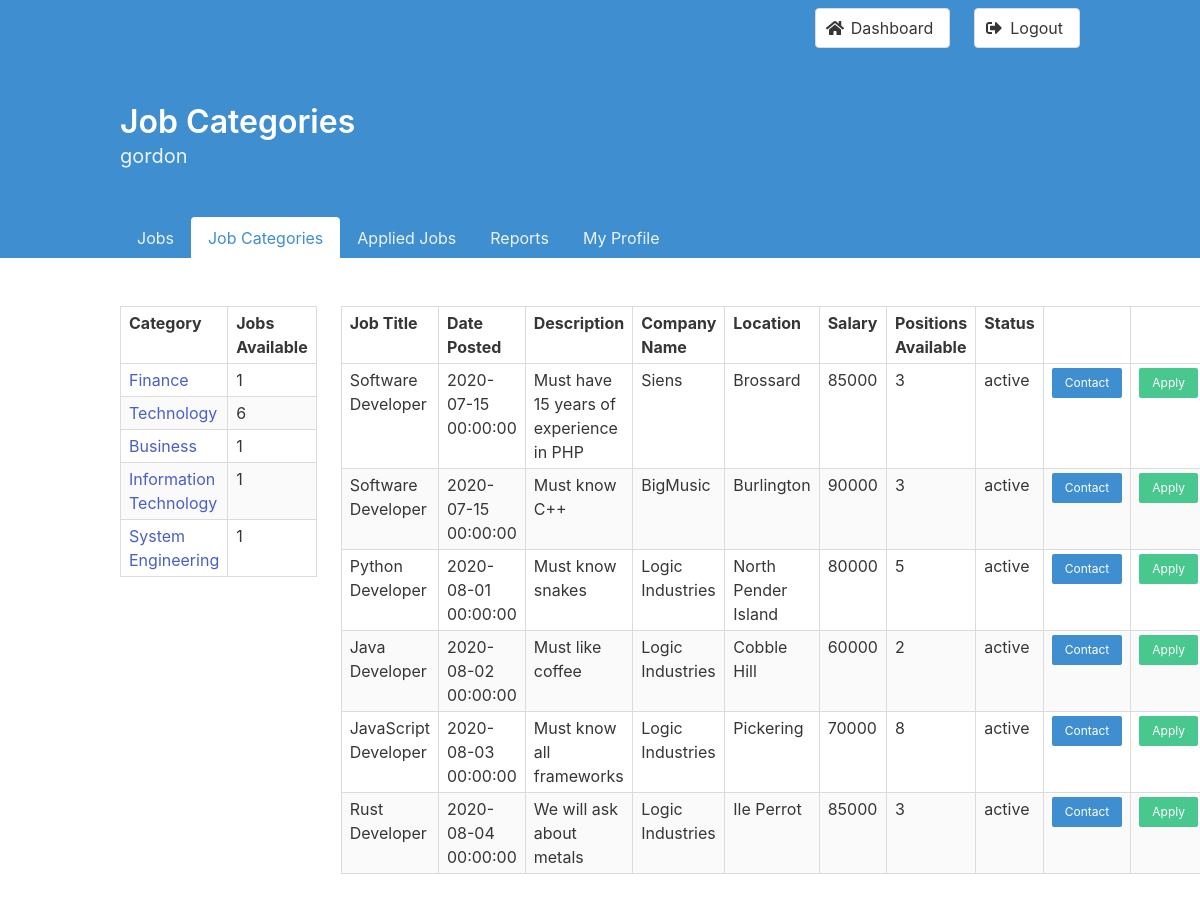
The app's page /categories?showCategoryJobs=2 (signed in) with its own data.
### tables this page shows
CREATE TABLE Job_Categories_List
(
    jobCategoriesID int          NOT NULL AUTO_INCREMENT PRIMARY KEY,
    categoryName    varchar(255) NOT NULL UNIQUE
);

CREATE TABLE Jobs
(
    jobID              int          NOT NULL AUTO_INCREMENT PRIMARY KEY,
    userID             varchar(255) NOT NULL,
    locationID         int          NOT NULL,
    title              varchar(255) NOT NULL,
    salary             int          NOT NULL,
    description        longtext,
    positionsAvailable int          NOT NULL,
    datePosted         timestamp    NOT NULL      DEFAULT CURRENT_TIMESTAMP,
    status             enum ('active', 'expired') DEFAULT 'active',
    FOREIGN KEY (userID) REFERENCES Users (userID) ON DELETE CASCADE,
    FOREIGN KEY (locationID) REFERENCES Location (locationID)
);

CREATE TABLE Profiles
(
    userID         varchar(255) NOT NULL PRIMARY KEY,
    locationID     int,
    companyName    varchar(255),
    firstName      varchar(255),
    lastName       varchar(255),
    profession     varchar(255),
    gender         varchar(255),
    displayPicture varchar(255),
    resume         varchar(255),
    phoneNumber    varchar(255),
    dateOfBirth    date,
    FOREIGN KEY (userID) REFERENCES Users (userID) ON DELETE CASCADE,
    FOREIGN KEY (locationID) REFERENCES Location (locationID)
);

CREATE TABLE Location
(
    locationID int NOT NULL AUTO_INCREMENT PRIMARY KEY,
    address    varchar(255),
    city       varchar(255),
    postalCode varchar(255),
    province   varchar(255)
);

### controller/categories.php (called while the page is built, shortened)
<?php
require "model/JobCategoriesList.php";
require "model/Jobs.php";
class CategoriesController
{
  public $jobCategoriesList;
  public $jobs;
  public function __construct()
  {
    $this->jobCategoriesList = new JobCategoriesList();
    $this->jobs = new Jobs();
  }
  public function invoke()
  {
    if (isset($_GET['showCategoryJobs'])) {
      $previousCategory = $_GET['showCategoryJobs'];
      $jobs = $this->jobs->getCategoryJobs($_GET['showCategoryJobs'], $_SESSION['username']);
    }
    $categories = $this->jobCategoriesList->getCategories();
    include 'view/categories.php';
  }
}

### model/Database.php (called while the page is built, shortened)
<?php
class Database
{
  private $_host = '127.0.0.1';
  private $_user = 'gxc353_1';
  private $_pass = 'temp_password';
  private $_name = 'gxc353_1';
  private $_databaseHandler;
  private $_statement;
  public function __construct()
  {
    $dsn = 'mysql:host=' . $this->_host . ';dbname=' . $this->_name;
    $options = [
      PDO::ATTR_EMULATE_PREPARES => false,
      PDO::ATTR_ERRMODE => PDO::ERRMODE_EXCEPTION,
      PDO::ATTR_PERSISTENT => true,
    ];
    try {
      $this->_databaseHandler = new PDO($dsn, $this->_user, $this->_pass, $options);
    } catch (PDOException $e) {
      $this->_error = $e->getMessage();
      echo "<p class=\"has-text-black has-background-warning\">$this->_error</p>";
    }
  }
  public function query($sql)
  {
    $this->_statement = $this->_databaseHandler->prepare($sql);
  }
  public function bind($param, $value, $type = null)
  {
    $this->_statement->bindValue($param, $value, $type);
  }
  public function execute()
  {
    try {
      return $this->_statement->execute();
    } catch (PDOException $e) {
      echo "<p class=\"has-text-black has-background-warning\">{$e->getMessage()}</p>";
    }
  }
  public function fetchAll()
  {
    $this->execute();
    return $this->_statement->fetchAll(PDO::FETCH_OBJ);
  }
}

### model/JobCategoriesList.php (called while the page is built, shortened)
<?php
require_once "model/Database.php";
class JobCategoriesList
{
  private $_db;
  public function __construct()
  {
    $this->_db = new Database();
  }
  public function getCategories()
  {
    $sql = "SELECT jobCategoriesID, categoryName, COUNT(jobID) as numPostings
      FROM Job_Categories_List JOIN Job_Categories ON Job_Categories_List.jobCategoriesID = Job_Categories.jobCategoryID
      GROUP BY jobCategoriesID, categoryName";
    $this->_db->query($sql);
    return $this->_db->fetchAll();
  }
}

### model/Jobs.php (called while the page is built, shortened)
<?php
require_once "model/Database.php";
class Jobs
{
  private $_db;
  public function __construct()
  {
    $this->_db = new Database();
  }
  public function getCategoryJobs($categoryID, $username)
  {
    $sql = "SELECT title, datePosted, description, companyName, Jobs.userID, city, salary, positionsAvailable, status, firstName, lastName, phoneNumber, email, Jobs.jobID, EC.categoryName,
    IF(EXISTS(SELECT * FROM Applications WHERE Applications.userID = :username AND Applications.jobID = Jobs.jobID), TRUE, FALSE) AS applied
    FROM Jobs
    JOIN Location ON Jobs.locationID = Location.locationID
    JOIN Profiles ON Profiles.userID = Jobs.userID
    JOIN Users ON Users.userID = Jobs.userID
    JOIN Job_Categories JC on Jobs.jobID = JC.jobID
    JOIN Employer_Categories EC ON Jobs.userID = EC.userID
    JOIN Job_Categories_List JCL on JC.jobCategoryID = JCL.jobCategoriesID
    WHERE jobCategoriesID = :categoryID";
    $this->_db->query($sql);
    $this->_db->bind(':categoryID', $categoryID, PDO::PARAM_INT);
    $this->_db->bind(':username', $username, PDO::PARAM_STR);
    return $this->_db->fetchAll();
  }
}

### templates/contactModal.php (the view, shortened to what this page needs)
<a class="button is-small is-info" id="contact-btn-<?php echo "$obj->jobID"; ?>">Contact</a>

### view/categories.php (shortened to what this page needs)
<head>
</head>
<body>
  <?php
  require "templates/hero.php";
  ?>
  <section class="section">
    <div class="container">
      <div class="columns">
        <div class="column">
          <table class="table is-bordered is-striped is-narrow is-hoverable">
            <thead>
              <tr>
                <th>Category</th>
                <th>Jobs Available</th>
              </tr>
            </thead>
            <tbody>
              <?php
              if (isset($categories)) {
                foreach ($categories as $index => $obj) {
                  echo '<tr>';
                  echo '<td>';
                  echo "<a class=\"is-info\" href=\"categories?showCategoryJobs=$obj->jobCategoriesID\">";
                  echo "$obj->categoryName";
                  echo '</a>';
                  echo "<td>$obj->numPostings</td>";
                  echo '</tr>';
                }
              }
              ?>
            </tbody>
          </table>
        </div>
        <div class="column">
          <?php
          if (isset($jobs)) {
            $fromPage = "categories";
            include 'templates/jobsTable.php';
          }
          ?>
        </div>
      </div>
    </div>
  </section>
</body>

### templates/jobsTable.php
<table class="table is-bordered is-striped is-narrow is-hoverable is-fullwidth">
  <thead>
    <tr>
      <th>Job Title</th>
      <th>Date Posted</th>
      <th>Description</th>
      <th>Company Name</th>
      <th>Location</th>
      <th>Salary</th>
      <th>Positions Available</th>
      <th>Status</th>
      <th></th>
      <th></th>
    </tr>
  </thead>
  <tbody>
    <?php
    foreach ($jobs as $index => $obj) {
      echo '<tr>';
      echo "<td>$obj->title</td>";
      echo "<td>$obj->datePosted</td>";
      echo "<td>$obj->description</td>";
      echo "<td>$obj->companyName</td>";
      echo "<td>$obj->city</td>";
      echo "<td>$obj->salary</td>";
      echo "<td>$obj->positionsAvailable</td>";
      echo "<td>$obj->status</td>";
      echo '<td>';
      include "templates/contactModal.php";
      echo '</td>';
      if (strcasecmp($obj->status, 'active') == 0) {
        echo '<td>';
        if ($obj->applied) {
          if (strcasecmp($fromPage, "categories") == 0) {
            echo "<a class=\"button is-small is-warning\" href=\"categories?jobWithdraw={$obj->jobID}&showCategoryJobs=$previousCategory\">";
          } else {
            if (isset($previousSearch)) {
              echo "<a class=\"button is-small is-warning\" href=\"jobs?jobWithdraw={$obj->jobID}&searchKeyword=$previousSearch\">";
            } else {
              echo "<a class=\"button is-small is-warning\" href=\"jobs?jobWithdraw=$obj->jobID\">";
            }
          }
          echo 'Withdraw';
        } else {
          if (strcasecmp($fromPage, "categories") == 0) {
            echo "<a class=\"button is-small is-success\" href=\"categories?jobApply={$obj->jobID}&showCategoryJobs=$previousCategory\">";
          } else {
            if (isset($previousSearch)) {
              echo "<a class=\"button is-small is-success\" href=\"jobs?jobApply={$obj->jobID}&searchKeyword=$previousSearch\">";
            } else {
              echo "<a class=\"button is-small is-success\" href=\"jobs?jobApply=$obj->jobID\">";
            }
          }
          echo 'Apply';
        }
        echo '</a>';
        echo '</td>';
      } else {
        echo '<td>';
        echo '</td>';
      }
      echo '</tr>';
    }
    ?>
  </tbody>
</table>

### records on screen
job_categories_list: categoryName "Finance", numPostings "1"
job_categories_list: categoryName "Technology", numPostings "6"
job_categories_list: categoryName "Business", numPostings "1"
job_categories_list: categoryName "Information Technology", numPostings "1"
job_categories_list: categoryName "System Engineering", numPostings "1"
jobs: title "Software Developer", datePosted "2020-07-15 00:00:00", description "Must have 15 years of experience in PHP", profiles.companyName "Siens", locationID.city "Brossard", salary "85000", positionsAvailable "3", status "active"
jobs: title "Software Developer", datePosted "2020-07-15 00:00:00", description "Must know C++", profiles.companyName "BigMusic", locationID.city "Burlington", salary "90000", positionsAvailable "3", status "active"
jobs: title "Python Developer", datePosted "2020-08-01 00:00:00", description "Must know snakes", profiles.companyName "Logic Industries", locationID.city "North Pender Island", salary "80000", positionsAvailable "5", status "active"
jobs: title "Java Developer", datePosted "2020-08-02 00:00:00", description "Must like coffee", profiles.companyName "Logic Industries", locationID.city "Cobble Hill", salary "60000", positionsAvailable "2", status "active"
jobs: title "JavaScript Developer", datePosted "2020-08-03 00:00:00", description "Must know all frameworks", profiles.companyName "Logic Industries", locationID.city "Pickering", salary "70000", positionsAvailable "8", status "active"
jobs: title "Rust Developer", datePosted "2020-08-04 00:00:00", description "We will ask about metals", profiles.companyName "Logic Industries", locationID.city "Ile Perrot", salary "85000", positionsAvailable "3", status "active"

### other values on screen
$heroTitle "Job Categories"
$_SESSION["username"] "gordon"
